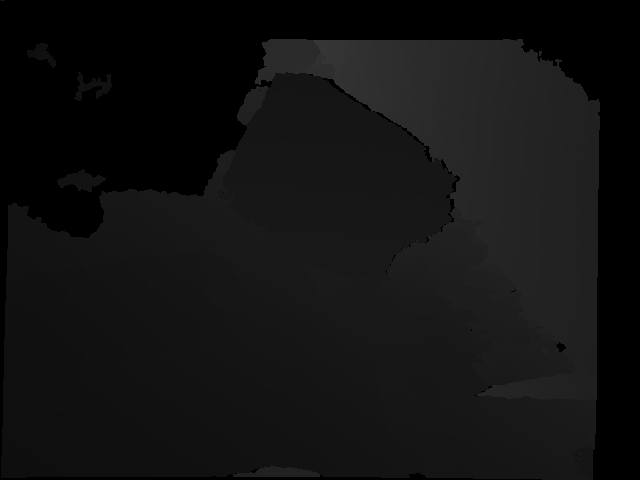
//> input picture ICP/data/cur_depth.png, 640 x 480 px
$ ./main ../data/cur_depth.png ../data/cur_rgb.png ../data/cur_rgb.png ../data/cur_rgb.png   (built with g++ and OpenCV 4)
//> lines starting //> are read from the running program, lines starting //| are printed output that depends on the picture
#include <iostream>
#include "ICP.h"
#include "ICP_G2O.h"
#include <opencv2/core/core.hpp>
#include <opencv2/highgui/highgui.hpp>
#include <opencv2/features2d/features2d.hpp>

using namespace std;
using namespace cv;

void FeatureExtraction(const Mat& img, vector<KeyPoint>& kpts, Mat& desp);

void FeatureMatching(Mat& ref_desp, Mat& cur_desp, vector<DMatch>& matches);

void TransformPoints3d(const Mat& K, const Mat& ref_depth, const Mat& cur_depth, float& scale, vector<DMatch> &matches,
    vector<KeyPoint>& ref_kpts, vector<Point3f>& ref_vp3d,
    vector<KeyPoint>& cur_kpts, vector<Point3f>& cur_vp3d);

int main(int argc, char** argv) {

    if (argc != 5) {
        cout << "Please input ./bin/ICP ./data/ref_rgb.png ./data/ref_depth.png ./data/cur_rgb.png ./data/cur_depth.png." << endl;
        return -1;
    }

    // read images
    Mat ref_rgb = imread(argv[1], IMREAD_COLOR);
//> ref_rgb is the input picture: 480 rows x 640 cols, CV_8UC3; min 0, max 54, mean 17.8
    Mat ref_depth = imread(argv[2], IMREAD_GRAYSCALE);
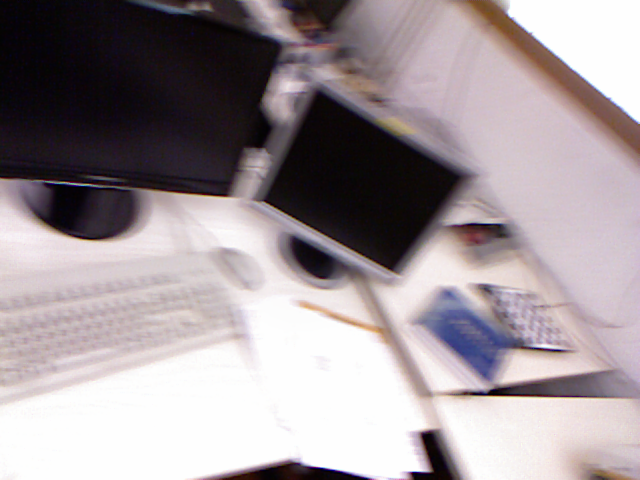
//> input picture ICP/data/cur_rgb.png, 640 x 480 px
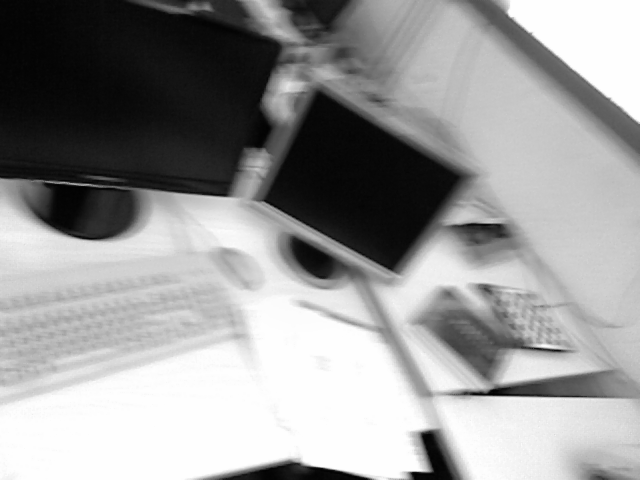
//> ref_depth: 480 rows x 640 cols, CV_8UC1; min 1, max 254, mean 152.6
    Mat cur_rgb = imread(argv[3], IMREAD_COLOR);
//> cur_rgb is the input picture: 480 rows x 640 cols, CV_8UC3; mean B, G, R 153.5, 149.6, 159.6
    Mat cur_depth = imread(argv[4], IMREAD_GRAYSCALE);

    // read camera intrinsics
    float scale = 5000.0;
    Mat K = (Mat_<float>(3, 3) << 525.0, 0, 319.5, 0, 525.0, 239.5, 0, 0, 1);

    // feature extraction and matching
    vector<KeyPoint> ref_kpts, cur_kpts;
    Mat ref_desp, cur_desp;
    vector<DMatch> matches;
    FeatureExtraction(ref_rgb, ref_kpts, ref_desp);
//> in FeatureExtraction, `orb_->detectAndCompute(img, Mat(), kpts, desp);`: kpts = 207 keypoints; strongest (x, y, size): (255, 81, 31), (256, 80, 37.2), (261, 86, 31), (541, 59, 31)
//| We extracte 207 from image!
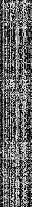
//> ref_desp: 207 rows x 32 cols, CV_8UC1; min 0, max 255, mean 101.2
//> ref_kpts has the same summary as kpts in FeatureExtraction
    FeatureExtraction(cur_rgb, cur_kpts, cur_desp);
//> in FeatureExtraction (call 2), `orb_->detectAndCompute(img, Mat(), kpts, desp);`: kpts = 500 keypoints; strongest (x, y, size): (421, 433, 37.2), (422, 436, 37.2), (481, 385, 92.6), (391, 265, 111.1)
//| We extracte 500 from image!
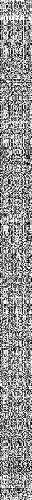
//> cur_desp: 500 rows x 32 cols, CV_8UC1; min 0, max 255, mean 144.9
//> cur_kpts has the same summary as kpts in FeatureExtraction
    FeatureMatching(ref_desp, cur_desp, matches);

    // transform points to 3d
    vector<Point3f> ref_vp3d, cur_vp3d;
    TransformPoints3d(K, ref_depth, cur_depth, scale, matches, ref_kpts, ref_vp3d, cur_kpts, cur_vp3d);

    ICP my_icp;
    ICP_TYPE type = ICP_TYPE::BA;
    Mat R, t;
    bool flag = my_icp.RunICP(ref_vp3d, cur_vp3d, R, t, type);
    if (flag) {
        cout << "We compute relative pose : \n R = " << R << "\n t = " << t << endl;
    }

    return 0;
}

void FeatureExtraction(const Mat& img, vector<KeyPoint>& kpts, Mat& desp) {
    Ptr<ORB> orb_ = ORB::create();
    orb_->detectAndCompute(img, Mat(), kpts, desp);
    cout << "We extracte " << kpts.size() << " from image!" << endl;
}

void FeatureMatching(Mat& ref_desp, Mat& cur_desp, vector<DMatch>& matches) {
    if (ref_desp.rows > 0 && cur_desp.rows > 0) {
        vector<DMatch> temp_matches;
        Ptr<BFMatcher> bf_ = BFMatcher::create(NORM_HAMMING2);
        bf_->match(ref_desp, cur_desp, temp_matches);
//> temp_matches = 207 matches
        cout << "First time, we matching " << temp_matches.size() << " points!" << endl;
//| First time, we matching 207 points!

        float min_dist = min_element(temp_matches.begin(), temp_matches.end(),
            [](DMatch &m1, DMatch &m2) {
                return m1.distance < m2.distance;
            })->distance;
//> min_dist = 41

        if (temp_matches.size() > 0) {
            matches.clear();
        }
        for (auto m : temp_matches) {
            if (m.distance < max(30.0f, min_dist*2)) {
                matches.push_back(m);
            }
        }
//> after the loop, matches = 207 matches
        cout << "After filter, we have " << matches.size() << " matching pairs left." << endl;
//| After filter, we have 207 matching pairs left.
    }
}

void TransformPoints3d(const Mat& K, const Mat& ref_depth, const Mat& cur_depth, float& scale, vector<DMatch> &matches,
    vector<KeyPoint>& ref_kpts, vector<Point3f>& ref_vp3d,
    vector<KeyPoint>& cur_kpts, vector<Point3f>& cur_vp3d) {

    if (!ref_depth.empty() && !cur_depth.empty() && matches.size() > 0) {

        ref_vp3d.clear();
        cur_vp3d.clear();

        for (int i = 0; i < matches.size(); ++i) {
            Point2f ref_p = ref_kpts[matches[i].queryIdx].pt;
            Point2f cur_p = cur_kpts[matches[i].trainIdx].pt;
            ushort ref_d = ref_depth.at<ushort>(ref_p.y, ref_p.x);
            ushort cur_d = cur_depth.at<ushort>(cur_p.y, cur_p.x);
            if (ref_d == 0 || cur_d == 0) {
                continue;
            }
            float ref_z = (float)ref_d / scale;
            float cur_z = (float)cur_d / scale;
            Point3f ref_p3d(
                (ref_p.x - K.at<float>(0, 2)) * ref_z / K.at<float>(0, 0),
                (ref_p.y - K.at<float>(1, 2)) * ref_z / K.at<float>(1, 1),
                ref_z
            );
            Point3f cur_p3d(
                (cur_p.x - K.at<float>(0, 2)) * cur_z / K.at<float>(0, 0),
                (cur_p.y - K.at<float>(1, 2)) * cur_z / K.at<float>(1, 1),
                cur_z
            );
            ref_vp3d.push_back(ref_p3d);
            cur_vp3d.push_back(cur_p3d);
        }
//> this loop made 207 passes
//> (ref_p, cur_p, ref_d, cur_d, ref_z, cur_z, ref_p3d, cur_p3d) on passes 1 to 5: (Point(270, 39), Point(262.8, 101.5), 65273, 51143, 13.05, 10.23, Point3(-1.23, -4.99, 13.05), Point3(-1.11, -2.69, 10.23)), (Point(518, 39), Point(502.6, 378.7), 40605, 65278, 8.12, 13.06, Point3(3.07, -3.1, 8.12), Point3(4.55, 3.46, 13.06)), (Point(515, 40), Point(502.8, 380.4), 36494, 65278, 7.3, 13.06, Point3(2.72, -2.77, 7.3), Point3(4.56, 3.5, 13.06)), (Point(537, 57), Point(523, 329), 48831, 55768, 9.77, 11.15, Point3(4.05, -3.39, 9.77), Point3(4.32, 1.9, 11.15)), (Point(541, 59), Point(548, 306), 49858, 34439, 9.97, 6.89, Point3(4.21, -3.43, 9.97), Point3(3, 0.872, 6.89))
//> (ref_p, cur_p, ref_d, cur_d, ref_z) on pass 87: (Point(560.4, 69.6), Point(496, 386), 49859, 65278, 9.97)

        cout << "We convert " << ref_vp3d.size() << " points from mat to point3f." << endl;
//| We convert 207 points from mat to point3f.
//> (the run ends here: the program needs code that is not available in this run, at `ICP my_icp;`)
